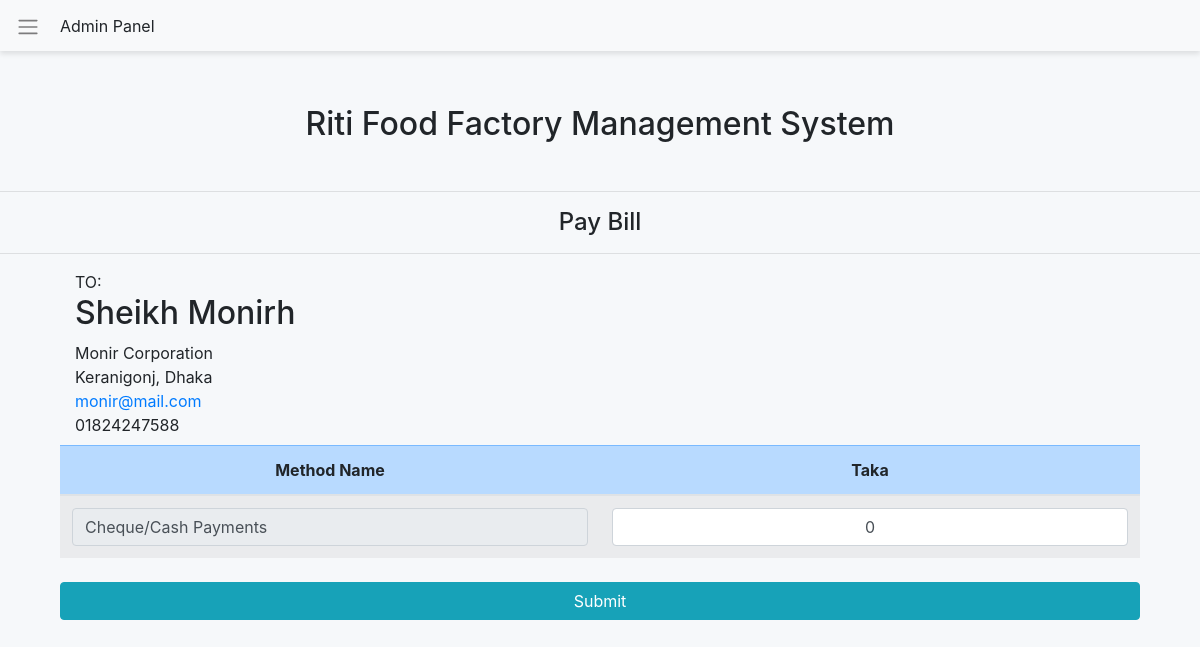
The page /payBill.php?id=1&type=AddPayments&skey=5d3754d95bf73 on the database its author committed.
### tables this page shows
CREATE TABLE `dealers` (
  `id` int(11) NOT NULL,
  `skey` text NOT NULL,
  `d_name` text NOT NULL,
  `company` text NOT NULL,
  `address` text NOT NULL,
  `email` text NOT NULL,
  `phone` text NOT NULL,
  `dealer_add_date` datetime NOT NULL DEFAULT current_timestamp()
);

### payBill.php (the view, shortened to what this page needs)
<!DOCTYPE html>
<html lang="en">
<head>
    <link rel="stylesheet" href="https://maxcdn.bootstrapcdn.com/bootstrap/4.3.1/css/bootstrap.min.css">
    <link rel="stylesheet" href="css/style.css">
</head>
<body>
    <?php
    include"connection/connect.php";
    include "sideNav.php";
    include "header.php";
echo "<p class='h4 my-3 align-self-center text-center '>Pay Bill</p><hr>";
if(isset($_GET['id'])){
	$type = $_GET['type'];
	$client_id = $_GET['id'];
	if ($type == 'AddPayments'){
		$skey = $_GET['skey'];
		$sql_dealers = "SELECT * FROM dealers WHERE `skey` = '$skey' AND `id` = '$client_id'";
		$Query_dealers = mysqli_query($con, $sql_dealers);
		if(mysqli_num_rows($Query_dealers)>0){
			$clients = mysqli_fetch_assoc($Query_dealers);
			$clientName = $clients['d_name'];
			$company_name = $clients['company'];
			$address = $clients['address'];
			$email = $clients['email'];
			$phone = $clients['phone'];
		}else{
					echo "<div class='container'>
					<div class='row '>
						<div style='background: #B71C1C; color:#ffffff' class='col-md-12 py-3 btn  btn-block mb-4'>Invalid User information! Please check again.</div>
					</div>
				 </div>";
	}
	}
}else{
		echo "<div class='container'>
					<div class='row '>
						<div style='background: #d50000; color:#ffffff' class='col-md-12 py-3 btn  btn-block mb-4'> You didn't select any Dealer. Please try again</div>
					</div>
				 </div>";
	}
?>
<div class="container">
		<div class=" col-md-12 ">
			<?php
					echo"<div class='col invoice-to mb-2'>
						<div class='text-gray-light'> TO:</div>
						<h2 class='to ' >$clientName</h2>
						<div class='address' >$company_name</div>
						<div class='address' >$address</div>
						<div class='email' ><a href='mailto:$email'>$email</a></div>
						<div class='phone' >$phone</a></div>
					</div>";
			?>
            <form class="text-center  border-light  " action="" method="post">
				<table class='table table-striped'>
					<thead class='table-primary'>
						<tr>
							<th scope='col '>Method Name</th>
							<th class='text-center' scope='col'>Taka</th>
						</tr>
					</thead>
					<tbody>
						<tr>
							<td>
								<input type="text" value="Cheque/Cash Payments" name="" class="form-control" readonly>
							</td>
							<td>
								<input type="text" value="0" name="pay" class="form-control text-center"  required>
							</td>
						</tr>
					</tbody>
				</table>
					<input class="btn btn-info my-4 btn-block" name="submit" type="submit" value="Submit">
            </form>
        </div>
</body>
</html>

### css/style.css (style rules this page uses)
body { background-color: #F6F8FA; padding: 0; margin: 0; }

### rows shown on the page
dealers: d_name "Sheikh Monirh", company "Monir Corporation", address "Keranigonj, Dhaka", email "monir@mail.com", phone "01824247588"
